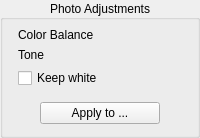
    <widget class="CollapsibleGroupBox" name="photoAdjustmentsPanel">
     <property name="toolTip">
      <string>Adjusts the pictures after processing, like a photo editor. In mixed mode only the picture zones are changed, the text stays black and white. Not used in black and white mode.</string>
     </property>
     <property name="title">
      <string>Photo Adjustments</string>
     </property>
     <property name="alignment">
      <set>Qt::AlignCenter</set>
     </property>
     <layout class="QVBoxLayout" name="photoAdjustmentsLayout">
      <property name="spacing">
       <number>6</number>
      </property>
      <property name="leftMargin">
       <number>15</number>
      </property>
      <property name="topMargin">
       <number>8</number>
      </property>
      <property name="rightMargin">
       <number>15</number>
      </property>
      <item>
       <widget class="SectionHeading" name="colorBalanceHeading">
        <property name="text">
         <string>Color Balance</string>
        </property>
        <property name="first">
         <bool>true</bool>
        </property>
       </widget>
      </item>
      <item>
       <layout class="QGridLayout" name="colorBalanceGrid">
        <property name="verticalSpacing">
         <number>2</number>
        </property>
       </layout>
      </item>
      <item>
       <widget class="SectionHeading" name="toneHeading">
        <property name="text">
         <string>Tone</string>
        </property>
       </widget>
      </item>
      <item>
       <layout class="QGridLayout" name="toneGrid">
        <property name="verticalSpacing">
         <number>2</number>
        </property>
       </layout>
      </item>
      <item>
       <widget class="QCheckBox" name="keepWhiteCB">
        <property name="toolTip">
         <string>Color / grayscale mode only: pure white stays white, such as a background made white. The margins are never changed.</string>
        </property>
        <property name="text">
         <string>Keep white</string>
        </property>
       </widget>
      </item>
      <item>
       <layout class="QHBoxLayout" name="applyPhotoAdjustmentsLayout">
        <property name="topMargin">
         <number>8</number>
        </property>
        <item>
         <spacer name="applyPhotoAdjustmentsLeftSpacer">
          <property name="orientation">
           <enum>Qt::Horizontal</enum>
          </property>
          <property name="sizeHint" stdset="0">
           <size>
            <width>1</width>
            <height>1</height>
           </size>
          </property>
         </spacer>
        </item>
        <item>
         <widget class="QPushButton" name="applyPhotoAdjustmentsButton">
          <property name="minimumSize">
           <size>
            <width>120</width>
            <height>0</height>
           </size>
          </property>
          <property name="toolTip">
           <string>Applies the photo adjustments of this page to other pages.</string>
          </property>
          <property name="text">
           <string>Apply to ...</string>
          </property>
         </widget>
        </item>
        <item>
         <spacer name="applyPhotoAdjustmentsRightSpacer">
          <property name="orientation">
           <enum>Qt::Horizontal</enum>
          </property>
          <property name="sizeHint" stdset="0">
           <size>
            <width>1</width>
            <height>1</height>
           </size>
          </property>
         </spacer>
        </item>
       </layout>
      </item>
     </layout>
    </widget>
